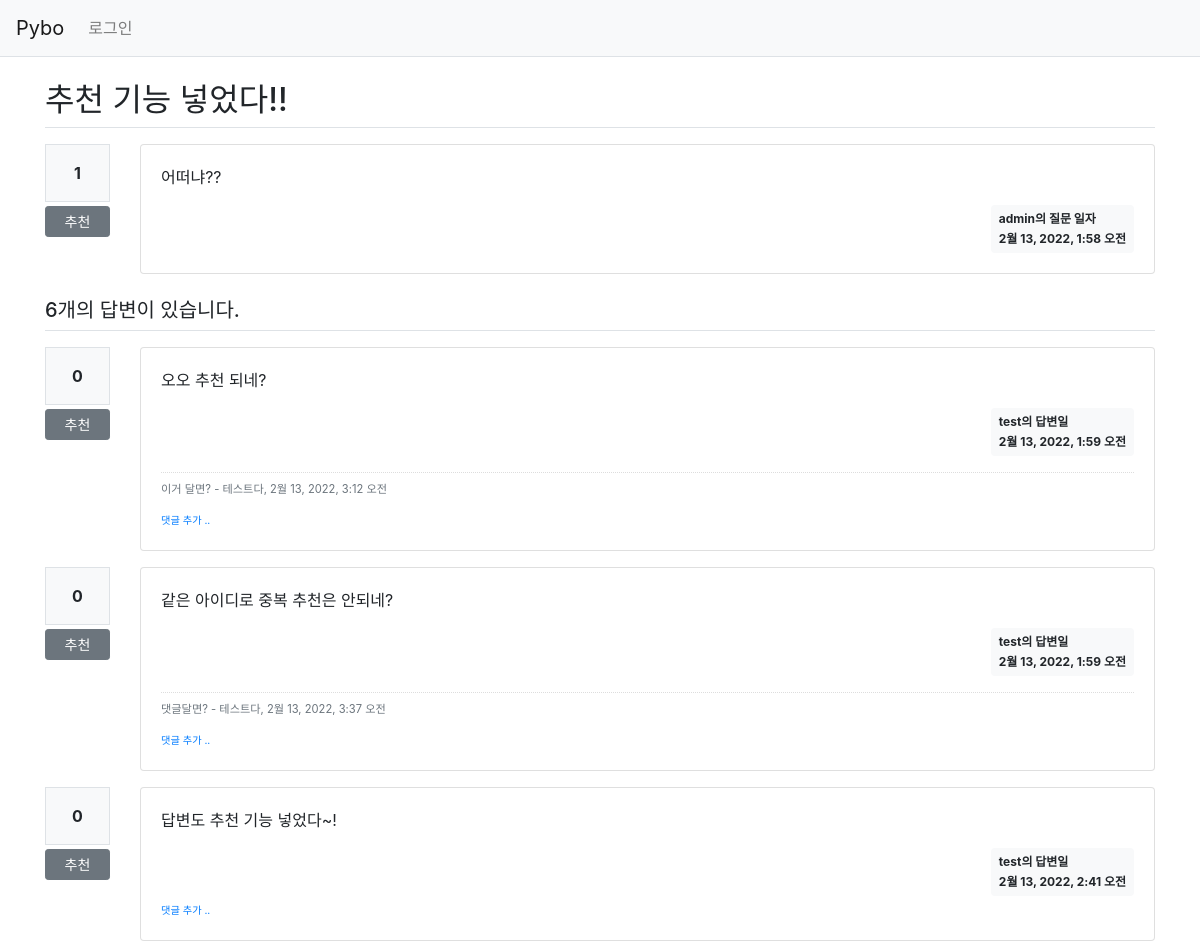
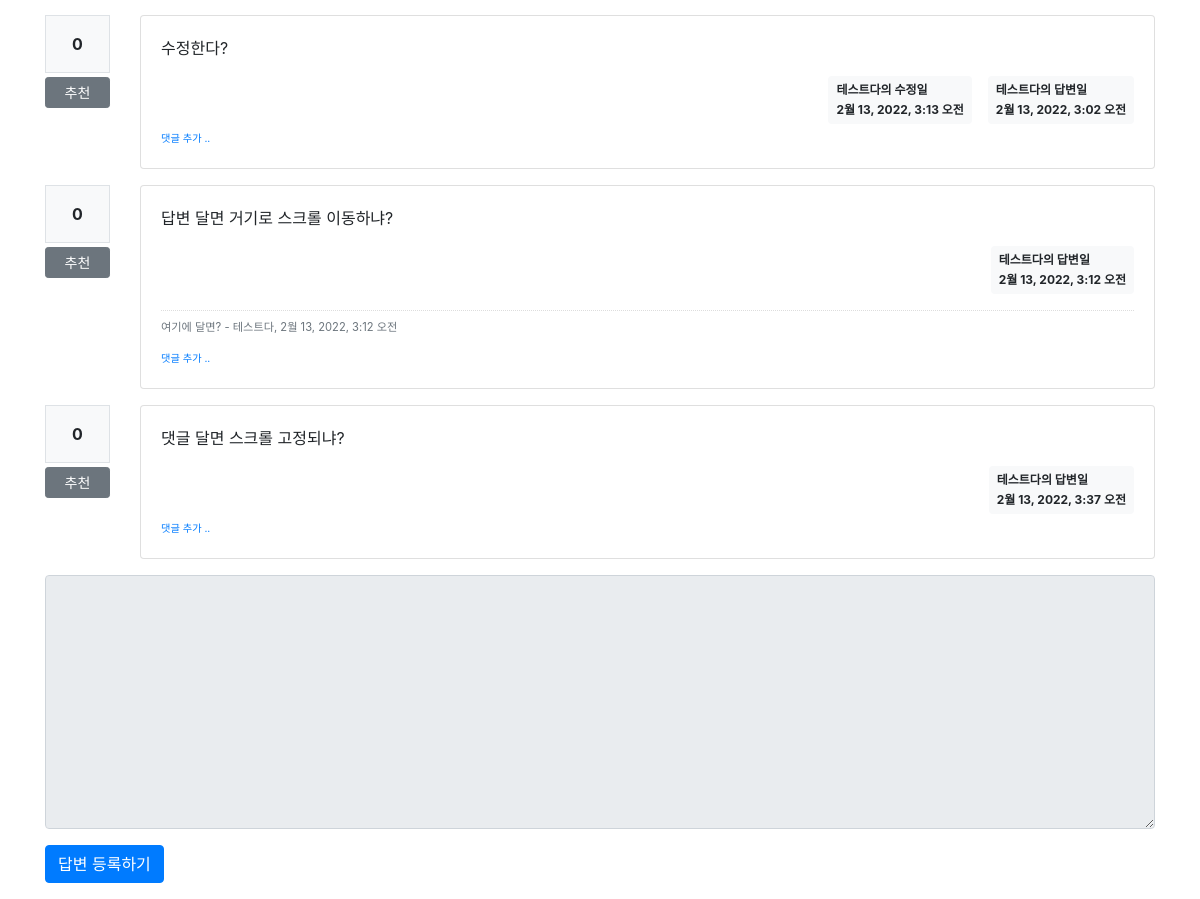
The page /pybo/316/ on the database its author committed (2 pictures, top to bottom).
### pybo/models.py (models this page shows)
class Question(models.Model):
    author = models.ForeignKey(User, on_delete=models.CASCADE, related_name='author_question')
    subject = models.CharField(max_length=200)
    content = models.TextField()
    create_date = models.DateTimeField()
    modify_date = models.DateTimeField(null=True, blank=True)
    voter = models.ManyToManyField(User, related_name='voter_question')  # 추천인 추가

class Answer(models.Model):
    author = models.ForeignKey(User, on_delete=models.CASCADE, related_name='author_answer')
    question = models.ForeignKey(Question, on_delete=models.CASCADE)
    content = models.TextField()
    create_date = models.DateTimeField()
    modify_date = models.DateTimeField(null=True, blank=True)
    voter = models.ManyToManyField(User, related_name='voter_answer')

class Comment(models.Model):
    author = models.ForeignKey(User, on_delete=models.CASCADE) #댓글 글쓴이
    content = models.TextField() #댓글 내용
    create_date = models.DateTimeField() #댓글 작성일시
    modify_date = models.DateTimeField(null=True, blank=True) #댓글 수정일시
    question = models.ForeignKey(Question, null=True, blank=True, on_delete=models.CASCADE) #이 댓글이 달린 질문
    answer = models.ForeignKey(Answer, null=True, blank=True, on_delete=models.CASCADE) #이 댓글이 달린  답변

### pybo/views/base_views.py (the view)
def detail(request, question_id):
    question = get_object_or_404(Question, pk=question_id)
    context = {'question': question}
    return render(request, 'pybo/question_detail.html', context)

### pybo/templatetags/pybo_filter.py (called while the page is built)
@register.filter()
def mark(value):
    extensions = ["nl2br", "fenced_code"]
    return mark_safe(markdown.markdown(value, extensions=extensions))

### templates/pybo/question_detail.html (shortened to what this page needs)
{% extends 'base.html' %}
{% load pybo_filter %}
{% block content %}
<div class="container my-3">
    <h2 class="border-bottom  py-2">{{ question.subject }}</h2>
    <div class="row my-3">
        <div class="col-1">
            <div class="bg-light text-center p-3 border font-weight-bolder mb-1">{{question.voter.count}}</div>
            <a href="#" data-uri="{% url 'pybo:vote_question' question.id  %}"
               class="recommend btn btn-sm btn-secondary btn-block my-1">추천</a>
        </div>
        <div class="col-11">
            <div class="card">
                <div class="card-body">
                    <div class="card-text">{{ question.content  | mark  }}</div>
                    <div class="d-flex justify-content-end">
                        <div class="badge badge-light p-2 text-left">
                            <div class="mb-2">{{ question.author.username }}의 질문 일자</div>
                            <div>{{ question.create_date }}</div>
                        </div>
                    </div>
                </div>
            </div>
        </div>
    </div>
    <h5 class="border-bottom my-3 py-2">
        {{ question.answer_set.count }}개의 답변이 있습니다.
    </h5>
    {% for answer  in question.answer_set.all %}
    <div class="row my-3">
        <div class="col-1">
            <div class="bg-light text-center p-3 border font-weight-bolder mb-1">{{answer.voter.count}}</div>
            <a href="#" data-uri="{% url 'pybo:vote_answer' answer.id  %}"
                class="recommend btn btn-sm btn-secondary btn-block my-1">추천</a>
        </div>
        <div class="col-11">
            <div class="card">
                <div class="card-body">
                    <div class="card-text">{{ answer.content | mark }}</div>
                    <div class="d-flex justify-content-end">
                        {% if answer.modify_date %}
                        <div class="badge badge-light p-2 text-left mx-3">
                            <div class="mb-2">{{ answer.author.username }}의 수정일</div>
                            <div>{{ answer.modify_date }}</div>
                        </div>
                        {% endif %}
                        <div class="badge badge-light p-2 text-left">
                            <div class="mb-2">{{ answer.author.username }}의 답변일</div>
                            <div>{{ answer.create_date }}</div>
                        </div>
                    </div>
                    {% if answer.comment_set.count > 0 %}
                    <div class="mt-3">
                    {% for comment in answer.comment_set.all %}
                        <div class="comment py-2 text-muted">
                            <span style="white-space: pre-line;">{{ comment.content }}</span>
                            <span>
                                - {{ comment.author }}, {{ comment.create_date }}
                            </span>
                        </div>
                    {% endfor %}
                    </div>
                    {% endif %}
                    <div>
                        <a href="{% url 'pybo:comment_create_answer' answer.id  %}"
                           class="small"><small>댓글 추가 ..</small></a>
                    </div>
                </div>
            </div>
        </div>
    </div>
    {% endfor %}
    <form action="{% url 'pybo:answer_create' question.id %}" method="post" class="my-3">
        <div class="form-group">
            <textarea name="content" id="content"
                      {% if not user.is_authenticated %} disabled {% endif %}
                      class="form-control" rows="10"></textarea>
        </div>
        <input type="submit" value="답변 등록하기" class="btn btn-primary">
    </form>
</div>
{% endblock %}

### static/style.css (style rules this page uses)
.comment { border-top:dotted 1px #ddd; font-size:0.7em; }

### rows shown on the page
Question: subject "추천 기능 넣었다!!", voter.count "1", content|mark "어떠냐??", author.username "admin", create_date "2월 13, 2022, 1:58 오전", answer_set.count "6"
Answer: voter.count "0", content|mark "오오 추천 되네?", author.username "test", create_date "2월 13, 2022, 1:59 오전"
Comment: content "이거 달면?", author "테스트다", create_date "2월 13, 2022, 3:12 오전"
Answer: voter.count "0", content|mark "같은 아이디로 중복 추천은 안되네?", author.username "test", create_date "2월 13, 2022, 1:59 오전"
Comment: content "댓글달면?", author "테스트다", create_date "2월 13, 2022, 3:37 오전"
Answer: voter.count "0", content|mark "답변도 추천 기능 넣었다~!", author.username "test", create_date "2월 13, 2022, 2:41 오전"
Answer: voter.count "0", content|mark "수정한다?", author.username "테스트다", modify_date "2월 13, 2022, 3:13 오전", create_date "2월 13, 2022, 3:02 오전"
Answer: voter.count "0", content|mark "답변 달면 거기로 스크롤 이동하냐?", author.username "테스트다", create_date "2월 13, 2022, 3:12 오전"
Comment: content "여기에 달면?", author "테스트다", create_date "2월 13, 2022, 3:12 오전"
Answer: voter.count "0", content|mark "댓글 달면 스크롤 고정되냐?", author.username "테스트다", create_date "2월 13, 2022, 3:37 오전"
